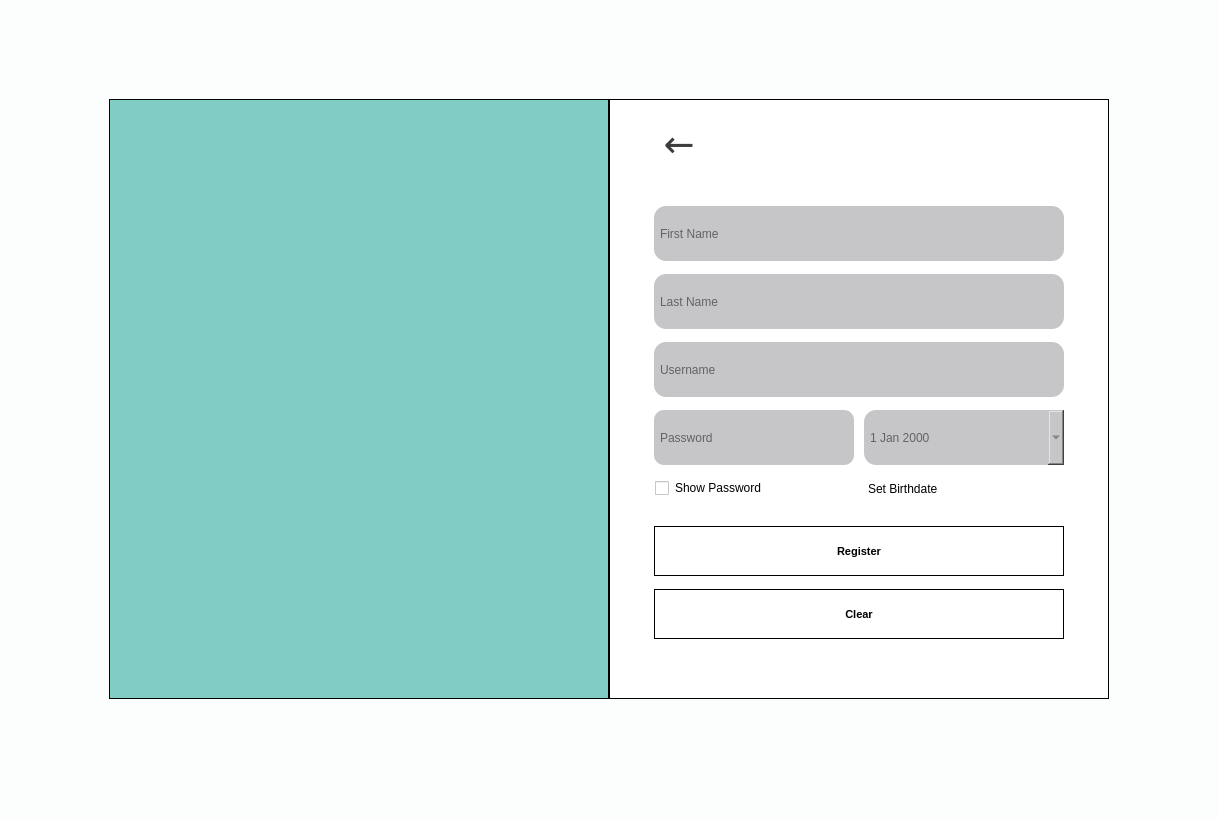
<?xml version="1.0" encoding="UTF-8"?>
<ui version="4.0">
 <class>staffRegistration</class>
 <widget class="QMainWindow" name="staffRegistration">
  <property name="geometry">
   <rect>
    <x>0</x>
    <y>0</y>
    <width>1218</width>
    <height>820</height>
   </rect>
  </property>
  <property name="windowTitle">
   <string>staffRegistration</string>
  </property>
  <property name="styleSheet">
   <string notr="true">background-color: #FCFEFE;</string>
  </property>
  <property name="animated">
   <bool>true</bool>
  </property>
  <property name="documentMode">
   <bool>false</bool>
  </property>
  <widget class="QWidget" name="centralwidget">
   <property name="layoutDirection">
    <enum>Qt::LeftToRight</enum>
   </property>
   <layout class="QGridLayout" name="gridLayout_4">
    <item row="0" column="0">
     <layout class="QGridLayout" name="gridLayout_3">
      <property name="horizontalSpacing">
       <number>0</number>
      </property>
      <item row="0" column="0">
       <widget class="QWidget" name="widget_2" native="true">
        <property name="minimumSize">
         <size>
          <width>200</width>
          <height>0</height>
         </size>
        </property>
        <property name="maximumSize">
         <size>
          <width>500</width>
          <height>600</height>
         </size>
        </property>
        <property name="styleSheet">
         <string notr="true">QWidget {
    background-color: #81cdc6;
 border-style: solid;
    border-color: black;
    border-width: 1px;

}</string>
        </property>
        <layout class="QGridLayout" name="gridLayout">
         <property name="rightMargin">
          <number>9</number>
         </property>
         <item row="0" column="0">
          <widget class="QLabel" name="logo">
           <property name="minimumSize">
            <size>
             <width>420</width>
             <height>50</height>
            </size>
           </property>
           <property name="maximumSize">
            <size>
             <width>450</width>
             <height>290</height>
            </size>
           </property>
           <property name="styleSheet">
            <string notr="true">image: url(:/images/received_836614531712349.png);

border:none;</string>
           </property>
           <property name="frameShape">
            <enum>QFrame::NoFrame</enum>
           </property>
           <property name="frameShadow">
            <enum>QFrame::Plain</enum>
           </property>
           <property name="text">
            <string/>
           </property>
           <property name="scaledContents">
            <bool>true</bool>
           </property>
           <property name="margin">
            <number>0</number>
           </property>
          </widget>
         </item>
        </layout>
       </widget>
      </item>
      <item row="0" column="1">
       <widget class="QWidget" name="whiteContainer" native="true">
        <property name="minimumSize">
         <size>
          <width>200</width>
          <height>0</height>
         </size>
        </property>
        <property name="maximumSize">
         <size>
          <width>500</width>
          <height>600</height>
         </size>
        </property>
        <property name="layoutDirection">
         <enum>Qt::LeftToRight</enum>
        </property>
        <property name="autoFillBackground">
         <bool>false</bool>
        </property>
        <property name="styleSheet">
         <string notr="true">QWidget {
    background-color: #fff;
 border-style: solid;
    border-color: black;
    border-width: 1px;
}</string>
        </property>
        <property name="inputMethodHints">
         <set>Qt::ImhNone</set>
        </property>
        <layout class="QGridLayout" name="gridLayout_2">
         <property name="leftMargin">
          <number>45</number>
         </property>
         <property name="topMargin">
          <number>15</number>
         </property>
         <property name="rightMargin">
          <number>45</number>
         </property>
         <property name="bottomMargin">
          <number>50</number>
         </property>
         <property name="verticalSpacing">
          <number>10</number>
         </property>
         <item row="0" column="0">
          <widget class="QPushButton" name="backButton">
           <property name="minimumSize">
            <size>
             <width>0</width>
             <height>0</height>
            </size>
           </property>
           <property name="maximumSize">
            <size>
             <width>50</width>
             <height>16777215</height>
            </size>
           </property>
           <property name="font">
            <font>
             <family>Malgun Gothic</family>
             <pointsize>28</pointsize>
             <weight>50</weight>
             <bold>false</bold>
            </font>
           </property>
           <property name="layoutDirection">
            <enum>Qt::LeftToRight</enum>
           </property>
           <property name="styleSheet">
            <string notr="true">QPushButton {
    background-color: transparent;
    border: none;
    color:#3d3d3d	;
    padding: 0;
}

QPushButton:hover {
    text-decoration: underline;
}

QPushButton:pressed {
    color: #265C42;
}
</string>
           </property>
           <property name="text">
            <string>←</string>
           </property>
           <property name="iconSize">
            <size>
             <width>16</width>
             <height>16</height>
            </size>
           </property>
           <property name="flat">
            <bool>true</bool>
           </property>
          </widget>
         </item>
         <item row="6" column="0">
          <layout class="QHBoxLayout" name="horizontalLayout_2">
           <property name="spacing">
            <number>60</number>
           </property>
           <item>
            <widget class="QCheckBox" name="show_password_checkbox">
             <property name="minimumSize">
              <size>
               <width>150</width>
               <height>0</height>
              </size>
             </property>
             <property name="maximumSize">
              <size>
               <width>500</width>
               <height>20</height>
              </size>
             </property>
             <property name="font">
              <font>
               <family>Segoe UI</family>
              </font>
             </property>
             <property name="layoutDirection">
              <enum>Qt::LeftToRight</enum>
             </property>
             <property name="styleSheet">
              <string notr="true">border-color:white;
</string>
             </property>
             <property name="text">
              <string>Show Password</string>
             </property>
            </widget>
           </item>
           <item>
            <widget class="QLabel" name="setBirthdate_label">
             <property name="sizePolicy">
              <sizepolicy hsizetype="Expanding" vsizetype="Fixed">
               <horstretch>0</horstretch>
               <verstretch>0</verstretch>
              </sizepolicy>
             </property>
             <property name="minimumSize">
              <size>
               <width>150</width>
               <height>0</height>
              </size>
             </property>
             <property name="maximumSize">
              <size>
               <width>500</width>
               <height>20</height>
              </size>
             </property>
             <property name="font">
              <font>
               <family>Segoe UI</family>
              </font>
             </property>
             <property name="styleSheet">
              <string notr="true">QLabel {
  background-color: #fff;
  padding: 4px;
  border: none;
  border-radius: 12px; /* Adjusted border-radius */
  position: relative;
  z-index: 0; /* We force a stacking context */
  color: black;
}
</string>
             </property>
             <property name="lineWidth">
              <number>0</number>
             </property>
             <property name="text">
              <string>Set Birthdate</string>
             </property>
             <property name="alignment">
              <set>Qt::AlignLeading|Qt::AlignLeft|Qt::AlignTop</set>
             </property>
             <property name="indent">
              <number>0</number>
             </property>
            </widget>
           </item>
          </layout>
         </item>
         <item row="4" column="0">
          <widget class="QLineEdit" name="username_input">
           <property name="minimumSize">
            <size>
             <width>150</width>
             <height>55</height>
            </size>
           </property>
           <property name="maximumSize">
            <size>
             <width>500</width>
             <height>55</height>
            </size>
           </property>
           <property name="font">
            <font>
             <family>Segoe UI</family>
            </font>
           </property>
           <property name="styleSheet">
            <string notr="true">
QLineEdit {
  background-color: #c6c6c8;
  padding: 4px;
  border: none;
border-radius:12px;
  position: relative;
  z-index: 0; /* We force a stacking context */
}
</string>
           </property>
           <property name="text">
            <string/>
           </property>
           <property name="frame">
            <bool>true</bool>
           </property>
           <property name="echoMode">
            <enum>QLineEdit::Normal</enum>
           </property>
           <property name="placeholderText">
            <string>Username</string>
           </property>
          </widget>
         </item>
         <item row="7" column="0">
          <spacer name="verticalSpacer">
           <property name="orientation">
            <enum>Qt::Vertical</enum>
           </property>
           <property name="sizeType">
            <enum>QSizePolicy::Fixed</enum>
           </property>
           <property name="sizeHint" stdset="0">
            <size>
             <width>20</width>
             <height>15</height>
            </size>
           </property>
          </spacer>
         </item>
         <item row="5" column="0">
          <layout class="QHBoxLayout" name="horizontalLayout">
           <property name="spacing">
            <number>10</number>
           </property>
           <item>
            <widget class="QLineEdit" name="password_input">
             <property name="minimumSize">
              <size>
               <width>150</width>
               <height>55</height>
              </size>
             </property>
             <property name="maximumSize">
              <size>
               <width>500</width>
               <height>55</height>
              </size>
             </property>
             <property name="font">
              <font>
               <family>Segoe UI</family>
              </font>
             </property>
             <property name="styleSheet">
              <string notr="true">
QLineEdit {
  background-color: #c6c6c8;
  padding:4px;
  border: none;
border-radius:10px;

  position: relative;
  z-index: 0; /* We force a stacking context */
}

QLineEdit::before {
  content: &quot;&quot;;
  position: absolute;
  z-index: -2;
  inset: -5px;
  transform: translate(10px, 8px);
  background: qlineargradient(x1:0, y1:0, x2:1, y2:0, stop: 0 rgb(198,198,200), stop: 1 rgb(204,204,206));
  filter: blur(10px);
}

QLineEdit::after {
  content: &quot;&quot;;
  position: absolute;
  z-index: -1;
  inset: 0;
  background: inherit;
  border: inherit;
  box-shadow: inherit;
}</string>
             </property>
             <property name="text">
              <string/>
             </property>
             <property name="frame">
              <bool>true</bool>
             </property>
             <property name="echoMode">
              <enum>QLineEdit::Password</enum>
             </property>
             <property name="placeholderText">
              <string>Password</string>
             </property>
            </widget>
           </item>
           <item>
            <widget class="QDateEdit" name="birthdate_edit">
             <property name="sizePolicy">
              <sizepolicy hsizetype="Expanding" vsizetype="Fixed">
               <horstretch>0</horstretch>
               <verstretch>0</verstretch>
              </sizepolicy>
             </property>
             <property name="minimumSize">
              <size>
               <width>150</width>
               <height>55</height>
              </size>
             </property>
             <property name="maximumSize">
              <size>
               <width>500</width>
               <height>55</height>
              </size>
             </property>
             <property name="layoutDirection">
              <enum>Qt::LeftToRight</enum>
             </property>
             <property name="styleSheet">
              <string notr="true">
QDateEdit {
  background-color: #c6c6c8;
  padding: 4px;
  border: none;
border-radius:12px;
  position: relative;
  z-index: 0; /* We force a stacking context */
color:#636364;
}
</string>
             </property>
             <property name="alignment">
              <set>Qt::AlignLeading|Qt::AlignLeft|Qt::AlignVCenter</set>
             </property>
             <property name="buttonSymbols">
              <enum>QAbstractSpinBox::UpDownArrows</enum>
             </property>
             <property name="specialValueText">
              <string/>
             </property>
             <property name="calendarPopup">
              <bool>true</bool>
             </property>
            </widget>
           </item>
          </layout>
         </item>
         <item row="2" column="0">
          <widget class="QLineEdit" name="firstName_input">
           <property name="minimumSize">
            <size>
             <width>150</width>
             <height>55</height>
            </size>
           </property>
           <property name="maximumSize">
            <size>
             <width>500</width>
             <height>55</height>
            </size>
           </property>
           <property name="font">
            <font>
             <family>Segoe UI</family>
            </font>
           </property>
           <property name="styleSheet">
            <string notr="true">
QLineEdit {
  background-color: #c6c6c8;
  padding: 4px;
  border: none;
border-radius:12px;
  position: relative;
  z-index: 0; /* We force a stacking context */
}
</string>
           </property>
           <property name="text">
            <string/>
           </property>
           <property name="frame">
            <bool>true</bool>
           </property>
           <property name="echoMode">
            <enum>QLineEdit::Normal</enum>
           </property>
           <property name="placeholderText">
            <string>First Name</string>
           </property>
          </widget>
         </item>
         <item row="3" column="0">
          <widget class="QLineEdit" name="lastName_input">
           <property name="minimumSize">
            <size>
             <width>150</width>
             <height>55</height>
            </size>
           </property>
           <property name="maximumSize">
            <size>
             <width>500</width>
             <height>55</height>
            </size>
           </property>
           <property name="font">
            <font>
             <family>Segoe UI</family>
            </font>
           </property>
           <property name="styleSheet">
            <string notr="true">
QLineEdit {
  background-color: #c6c6c8;
  padding: 4px;
  border: none;
border-radius:12px;
  position: relative;
  z-index: 0; /* We force a stacking context */
}
</string>
           </property>
           <property name="text">
            <string/>
           </property>
           <property name="frame">
            <bool>true</bool>
           </property>
           <property name="echoMode">
            <enum>QLineEdit::Normal</enum>
           </property>
           <property name="placeholderText">
            <string>Last Name</string>
           </property>
          </widget>
         </item>
         <item row="9" column="0">
          <widget class="QPushButton" name="clearButton">
           <property name="minimumSize">
            <size>
             <width>150</width>
             <height>50</height>
            </size>
           </property>
           <property name="maximumSize">
            <size>
             <width>500</width>
             <height>16777215</height>
            </size>
           </property>
           <property name="font">
            <font>
             <family>Segoe UI</family>
             <pointsize>8</pointsize>
             <weight>75</weight>
             <bold>true</bold>
             <strikeout>false</strikeout>
            </font>
           </property>
           <property name="mouseTracking">
            <bool>true</bool>
           </property>
           <property name="tabletTracking">
            <bool>true</bool>
           </property>
           <property name="styleSheet">
            <string notr="true">QPushButton {
 background-color: #F88379;
border-radius:12px;
color:#fff;
}
QPushButton#quit_button {
   background-color: green;
}
QPushButton::pressed {
background-color: #fff;
}
QpushButton{
border: 2px solid #555;
border-radius: 20px;
border-style: outset;
border-width:200px;
    
}
QPushButton:hover {
   background-color: #F66150;
   transition: background-color 0.5s cubic-bezier(0.4, 0, 0.2, 1);
}

border:none;
</string>
           </property>
           <property name="text">
            <string>Clear</string>
           </property>
          </widget>
         </item>
         <item row="8" column="0">
          <widget class="QPushButton" name="registerButton">
           <property name="minimumSize">
            <size>
             <width>150</width>
             <height>50</height>
            </size>
           </property>
           <property name="maximumSize">
            <size>
             <width>500</width>
             <height>16777215</height>
            </size>
           </property>
           <property name="font">
            <font>
             <family>Segoe UI</family>
             <pointsize>8</pointsize>
             <weight>75</weight>
             <bold>true</bold>
             <strikeout>false</strikeout>
            </font>
           </property>
           <property name="mouseTracking">
            <bool>true</bool>
           </property>
           <property name="tabletTracking">
            <bool>true</bool>
           </property>
           <property name="styleSheet">
            <string notr="true">QPushButton {
 background-color: #10cc94;
border-radius:12px;
color:#fff;
}
QPushButton#quit_button {
   background-color: green;
}
QPushButton::pressed {
background-color: #fff;
}
QpushButton{
border: 2px solid #555;
    border-radius: 20px;
    border-style: outset;
border-width:200px;
    
}
QPushButton:hover {
   background-color: #0a9c73;
   transition: background-color 0.5s cubic-bezier(0.4, 0, 0.2, 1);
}

border:none;
</string>
           </property>
           <property name="text">
            <string>Register</string>
           </property>
          </widget>
         </item>
         <item row="1" column="0">
          <spacer name="verticalSpacer_2">
           <property name="orientation">
            <enum>Qt::Vertical</enum>
           </property>
           <property name="sizeType">
            <enum>QSizePolicy::Fixed</enum>
           </property>
           <property name="sizeHint" stdset="0">
            <size>
             <width>20</width>
             <height>25</height>
            </size>
           </property>
          </spacer>
         </item>
        </layout>
       </widget>
      </item>
     </layout>
    </item>
   </layout>
  </widget>
  <widget class="QStatusBar" name="statusbar"/>
 </widget>
 <resources>
  <include location="logo.qrc"/>
 </resources>
 <connections/>
</ui>
